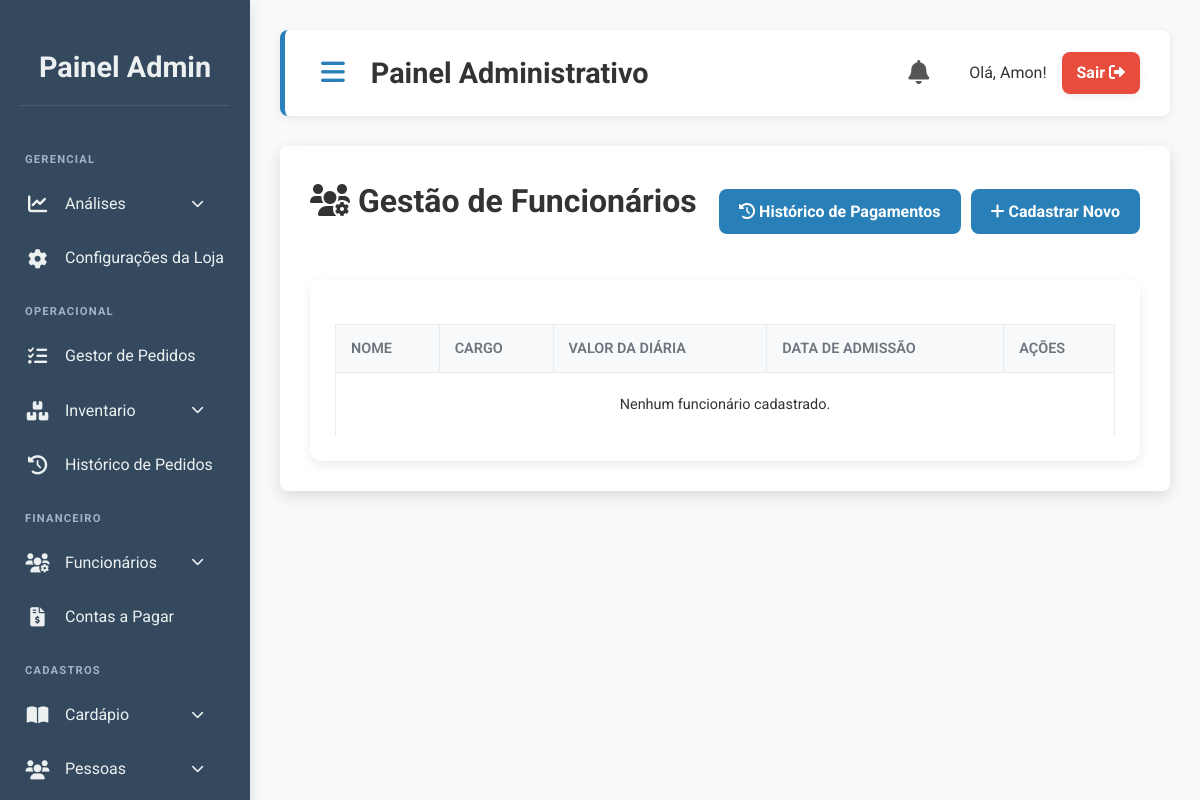
Page /admin/financeiro/funcionarios.php (signed in) on the earlier database version.
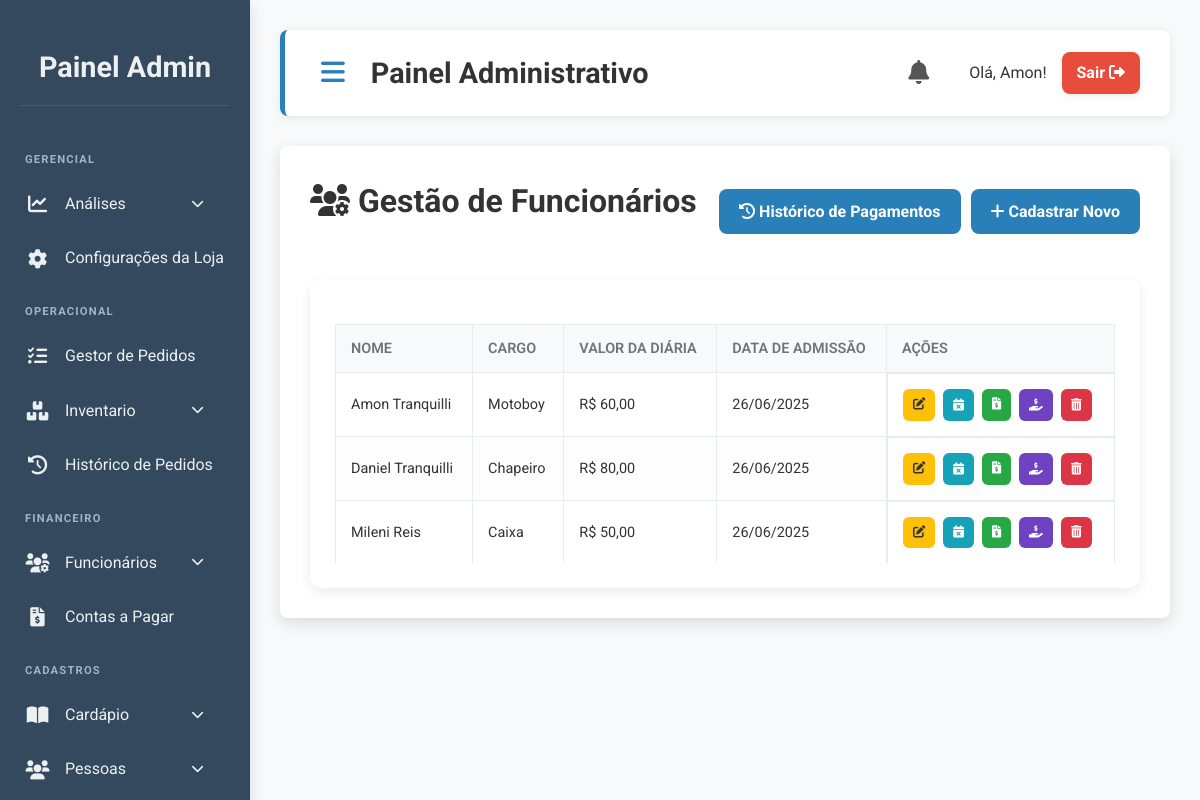
Same page on the later database version.
### tables this page shows
CREATE TABLE `funcionarios` (
  `id` int(11) NOT NULL,
  `nome` varchar(255) NOT NULL,
  `cargo` varchar(100) DEFAULT NULL,
  `valor_diaria` decimal(10,2) NOT NULL DEFAULT 0.00,
  `periodo_pagamento` enum('semanal','quinzenal','mensal') NOT NULL DEFAULT 'semanal',
  `data_admissao` date NOT NULL,
  `ativo` tinyint(1) NOT NULL DEFAULT 1,
  `data_criacao` timestamp NOT NULL DEFAULT current_timestamp()
);

### admin/financeiro/funcionarios.php (the view, shortened to what this page needs)
<?php
require_once '../../includes/conexao.php';
$funcionarios = [];
try {
    $sql = "SELECT id, nome, cargo, valor_diaria, data_admissao FROM funcionarios WHERE ativo = 1 ORDER BY nome ASC";
    $result = $conn->query($sql);
    if ($result) {
        $funcionarios = $result->fetch_all(MYSQLI_ASSOC);
    }
} catch (Exception $e) {
    error_log("Erro ao buscar funcionários: " . $e->getMessage());
}
?>
<div class="page-header">
    <h1><i class="fas fa-users-cog"></i> Gestão de Funcionários</h1>
    <div class="header-actions">
        <a href="/pdv/admin/financeiro/historico_pagamentos.php" class="btn-new"><i class="fas fa-history"></i> Histórico de Pagamentos</a>
        <a href="/pdv/admin/financeiro/cadastrar_funcionario.php" class="btn-new"><i class="fas fa-plus"></i> Cadastrar Novo</a>
    </div>
</div>
<div class="table-container">
    <table class="styled-table">
        <thead>
            <tr>
                <th>Nome</th>
                <th>Cargo</th>
                <th>Valor da Diária</th>
                <th>Data de Admissão</th>
                <th>Ações</th>
            </tr>
        </thead>
        <tbody>
            <?php if (!empty($funcionarios)): ?>
                <?php foreach ($funcionarios as $funcionario): ?>
                    <tr>
                        <td><?= htmlspecialchars($funcionario['nome']) ?></td>
                        <td><?= htmlspecialchars($funcionario['cargo']) ?></td>
                        <td>R$ <?= number_format($funcionario['valor_diaria'], 2, ',', '.') ?></td>
                        <td><?= date('d/m/Y', strtotime($funcionario['data_admissao'])) ?></td>
                        <td class="actions-cell">
                            <a href="editar_funcionario.php?id=<?= $funcionario['id'] ?>" class="btn-action edit" title="Editar Cadastro"><i class="fas fa-edit"></i></a>
                            <button type="button" class="btn-action register-absence" title="Registrar Falta" data-id="<?= $funcionario['id'] ?>" data-nome="<?= htmlspecialchars($funcionario['nome']) ?>"><i class="fas fa-calendar-times"></i></button>
                            <a href="gerar_pagamento.php?id=<?= $funcionario['id'] ?>" class="btn-action generate-payment" title="Gerar Pagamento"><i class="fas fa-file-invoice-dollar"></i></a>
                            <button type="button" class="btn-action grant-vale" title="Conceder Vale" data-id="<?= $funcionario['id'] ?>" data-nome="<?= htmlspecialchars($funcionario['nome']) ?>"><i class="fas fa-hand-holding-usd"></i></button>
                            <button type="button" class="btn-action desativar" title="Desativar Funcionário" data-id="<?= $funcionario['id'] ?>" data-nome="<?= htmlspecialchars($funcionario['nome']) ?>"><i class="fas fa-trash-alt"></i></button>
                        </td>
                    </tr>
                <?php endforeach; ?>
            <?php else: ?>
                <tr>
                    <td colspan="5" style="text-align: center; padding: 20px;">Nenhum funcionário cadastrado.</td>
                </tr>
            <?php endif; ?>
        </tbody>
    </table>
</div>
<?php
$page_content = ob_get_clean();
include '../template_admin.php';
?>

### admin/template_admin.php (shortened to what this page needs)
<?php
$nome_usuario = $_SESSION['nome_usuario'] ?? 'Usuário';
?>
<!DOCTYPE html>
<html lang="pt-BR">
<head>
    <link rel="stylesheet" href="/pdv/public/css/admin.css">
    <link rel="stylesheet" href="/pdv/public/css/clientes.css">
    <link rel="stylesheet" href="https://cdnjs.cloudflare.com/ajax/libs/font-awesome/6.0.0-beta3/css/all.min.css">
</head>
<body>
    <div class="sidebar" id="sidebar">
        <h2>Painel Admin</h2>
        <ul>
            <li class="menu-header"><span>GERENCIAL</span></li>
            <li class="has-submenu">
                <a href="#"><i class="fas fa-chart-line"></i> <span>Análises</span> <i class="fas fa-chevron-down arrow"></i></a>
            </li>
            <li>
                <a href="/pdv/admin/cardapio/index.php">
                    <i class="fas fa-cog"></i> <span>Configurações da Loja</span>
                </a>
            </li>
            <li class="menu-header"><span>OPERACIONAL</span></li>
            <li>
                <a href="/pdv/admin/gestor_pedidos/index.php"><i class="fas fa-tasks"></i> <span>Gestor de Pedidos</span></a>
            </li>
            <li class="has-submenu">
                <a href="#"><i class="fas fa-boxes"></i> <span>Inventario</span> <i class="fas fa-chevron-down arrow"></i></a>
            </li>
            <li>
                <a href="/pdv/admin/pedidos/pedidos.php"><i class="fas fa-history"></i> <span>Histórico de Pedidos</span></a>
            </li>
            <li class="menu-header"><span>FINANCEIRO</span></li>
            <li class="has-submenu">
                <a href="#"><i class="fas fa-users-cog"></i> <span>Funcionários</span> <i class="fas fa-chevron-down arrow"></i></a>
            </li>
            <li>
                <a href="/pdv/admin/financeiro/contas.php"><i class="fas fa-file-invoice-dollar"></i> <span>Contas a Pagar</span></a>
            </li>
            <li class="menu-header"><span>CADASTROS</span></li>
            <li class="has-submenu">
                <a href="#"><i class="fas fa-book-open"></i> <span>Cardápio</span> <i class="fas fa-chevron-down arrow"></i></a>
            </li>
            <li class="has-submenu">
                <a href="#"><i class="fas fa-users"></i> <span>Pessoas</span> <i class="fas fa-chevron-down arrow"></i></a>
            </li>
        </ul>
    </div>
    <div class="main-content" id="main-content">
        <header class="header">
            <button class="toggle-btn" id="toggle-sidebar"><i class="fas fa-bars"></i></button>
            <div class="logo-text">Painel Administrativo</div>
            <div class="user-info">
                <div class="notification-area">
                    <button id="notificationBell" class="notification-bell" aria-label="Notificações">
                        <i class="fas fa-bell"></i>
                    </button>
                </div>
                <span>Olá, <?= htmlspecialchars($nome_usuario); ?>!</span>
                <a href="/pdv/admin/logout.php" class="logout-btn">Sair <i class="fas fa-sign-out-alt"></i></a>
            </div>
        </header>
        <div class="page-content">
            <?= $page_content ?? ''; ?>
        </div>
    </div>
</body>
</html>

### public/css/admin.css (style rules this page uses)
:root { --primary-color: #2980b9; --primary-hover-color: #2173a3; --secondary-color: #34495e; --accent-color: #2ecc71; --accent-hover-color: #27ae60; --text-color: #333; --light-text-color: #ecf0f1; --background-color: #f8f9fa; --card-background: #ffffff; --border-color: #e9ecef; --shadow-light: 0 2px 8px rgba(0,0,0,0.08); --shadow-medium: 0 5px 15px rgba(0,0,0,0.12); --shadow-hover: 0 8px 20px rgba(0,0,0,0.15); --border-radius-base: 8px; --transition-base: all 0.3s ease-in-out; --input-focus-shadow: 0 0 0 0.2rem rgba(41, 128, 185, 0.25); }
body { font-family: 'Roboto', sans-serif; background-color: var(--background-color); margin: 0; padding: 0; display: flex; min-height: 100vh; color: var(--text-color); line-height: 1.6; }
.sidebar { width: 250px; background-color: var(--secondary-color); color: var(--light-text-color); padding: 20px 0; box-shadow: var(--shadow-medium); position: fixed; height: 100%; transition: var(--transition-base); overflow-y: auto; z-index: 1000; }
.sidebar h2 { text-align: center; color: var(--light-text-color); margin-bottom: 30px; font-size: 1.8em; border-bottom: 1px solid rgba(255,255,255,0.1); padding-bottom: 15px; margin-left: 20px; margin-right: 20px; white-space: nowrap; overflow: hidden; transition: opacity 0.2s ease, height 0.3s ease, margin 0.3s ease, padding 0.3s ease; }
.sidebar ul { list-style: none; padding: 0; margin: 0; }
.sidebar ul li { margin-bottom: 5px; }
.sidebar ul li a { display: flex; align-items: center; padding: 12px 25px; color: var(--light-text-color); text-decoration: none; transition: var(--transition-base); font-size: 1em; white-space: nowrap; }
.sidebar ul li a i { margin-right: 15px; font-size: 1.2em; width: 25px; text-align: center; }
.sidebar .menu-header { padding: 15px 25px 5px; font-size: 0.7em; font-weight: 700; color: #a0b4c9; text-transform: uppercase; letter-spacing: 1.2px; white-space: nowrap; }
.sidebar .has-submenu > a { position: relative; }
.sidebar .has-submenu .arrow { position: absolute; right: 25px; top: 50%; transform: translateY(-50%); transition: transform 0.3s ease; font-size: 0.8em; }
.main-content { margin-left: 250px; padding: 30px; flex-grow: 1; width: calc(100% - 250px); box-sizing: border-box; transition: var(--transition-base); }
.header { background-color: var(--card-background); padding: 20px 30px; border-radius: var(--border-radius-base); margin-bottom: 30px; box-shadow: var(--shadow-light); display: flex; justify-content: space-between; align-items: center; border-left: 5px solid var(--primary-color); }
.header .toggle-btn { background: none; border: none; font-size: 1.7em; color: var(--primary-color); cursor: pointer; transition: var(--transition-base); }
.header .logo-text { font-size: 1.8em; font-weight: 700; color: var(--text-color); flex-grow: 1; padding-left: 20px; }
.header .user-info { display: flex; align-items: center; gap: 15px; }
.header .logout-btn { background-color: #e74c3c; color: white; padding: 8px 15px; border-radius: var(--border-radius-base); text-decoration: none; font-weight: bold; transition: var(--transition-base); box-shadow: var(--shadow-light); }
.page-content { background-color: var(--card-background); padding: 30px; border-radius: var(--border-radius-base); box-shadow: var(--shadow-medium); }
h1 { margin-top: 0; margin-bottom: 20px; font-weight: 700; }
table { width: 100%; border-collapse: collapse; margin-top: 20px; }
table th, table td { border: 1px solid var(--border-color); padding: 12px 15px; text-align: left; font-size: 0.95em; }
table th { background-color: #f2f4f7; color: #555; text-transform: uppercase; font-weight: 600; }
table tr:nth-child(even) { background-color: #fdfdfd; }
.notification-area { position: relative; margin-right: 20px; }
.notification-bell { background: none; border: none; font-size: 1.5em; color: #555; cursor: pointer; position: relative; padding: 5px; }

Differences in the rows shown:
added funcionarios: nome "Amon Tranquilli", cargo "Motoboy", valor_diaria "60,00", data_admissao "26/06/2025"
added funcionarios: nome "Daniel Tranquilli", cargo "Chapeiro", valor_diaria "80,00", data_admissao "26/06/2025"
added funcionarios: nome "Mileni Reis", cargo "Caixa", valor_diaria "50,00", data_admissao "26/06/2025"
Other differences:
text no longer shown: "Nenhum funcionário cadastrado."
